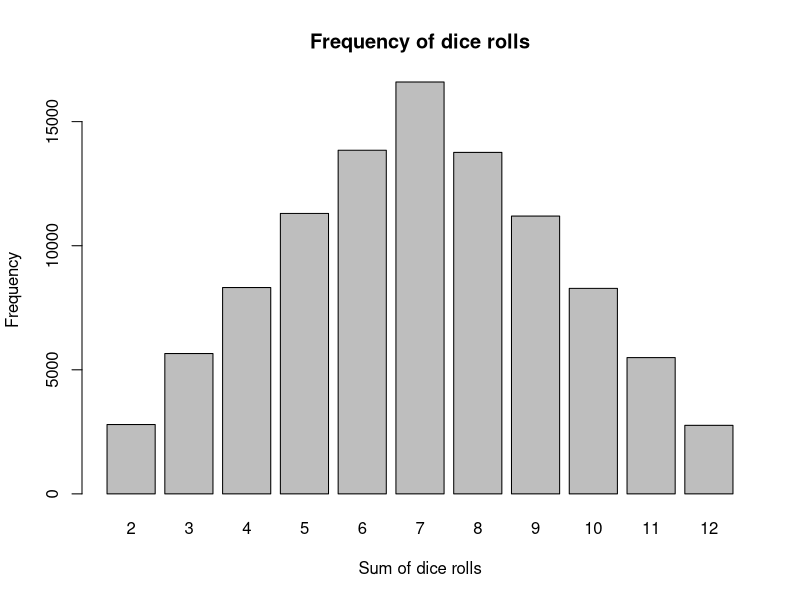

Source code (R):
# week 1:
# building a simple script to do some probability calculations

# Write a function to simulate rolling two six-sided dice 
# 1,000 times. Count how often each possible outcome occurs.

# 1. We need to save the number of rolls.
# 2. Some way of simulating dice rolls (`?sample`).
# 3. We have two dice. Each die rolls a number. What are we interested in? 
# The actual values, or the combined value?
# 4. Count outcome occurrences (i.e. make a frequency distribution, `?table`)
# 5. Visualise!

# 1. Save the number of rolls
n_rolls <- 100000

# the dice numbers
dice_numbers <- 1:6

# some kind of random number generator
# use sample

# 2. Simulate dice rolls
# HELP: can we create a function to generate dice? Yes, we can!
# make the function
roll_dice <- function(n_rolls = 1000) {
  sample(dice_numbers, size = n_rolls, replace = TRUE)
}


dice1 <- roll_dice(n_rolls)
# this was the first roll of the dice
dice1[1]
# and the 100th
dice1[100]
# and we want another die
dice2 <- roll_dice(n_rolls)

# Are there rolls at the same index which were the same?
dice1 == dice2
sum(dice1 == dice2)
# HELP: what's the probability of this happening?
sum(dice1 == dice2) / n_rolls

# 3. Combine the dice rolls
# We want to add the two dice rolls together
counts <- dice1 + dice2
# show what these counts are:
counts

# 4. Count the occurrences

# do it manually, and naively
counts[counts == 5]

for (i in 2:12) {
  print(paste(i, "occurs", sum(counts == i), "times"))
}

frequncy_table <- table(counts)

# 5. Visualise!
barplot(frequncy_table, 
        main = "Frequency of dice rolls", 
        xlab = "Sum of dice rolls", 
        ylab = "Frequency"
      )
# HELP: do this in ggplot2



# And shuffling and drawing from 52 cards:

# 1. We need to make a big data frame of all the cards. 
#    We don't really want to type this all out though (`?expand.grid`)...
# 2. And how many cards are we drawing?
# 3. How are we going to shuffle the deck? (`sample` might be our friend here)
# 4. Draw the cards. How many times do we want to draw the cards?

suits <- c("hearts", "diamonds", "clubs", "spades")
values <- c(2:10, "J", "Q", "K", "A")

# 1. Make a big data frame of all the cards
cards <- expand.grid(suit = suits, value = values)

# make the shuffled indices
shuffled_indices_of_the_deck <- sample(x = 1:52, size = 52)

# shuffle the deck
shuffled_deck <- cards[shuffled_indices_of_the_deck, ]
rownames(shuffled_deck) <- NULL
